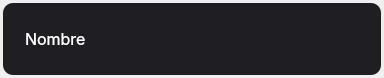
<?xml version="1.0" encoding="UTF-8"?>
<ui version="4.0">
 <class>board_mini</class>
 <widget class="QWidget" name="board_mini">
  <property name="geometry">
   <rect>
    <x>0</x>
    <y>0</y>
    <width>384</width>
    <height>78</height>
   </rect>
  </property>
  <property name="maximumSize">
   <size>
    <width>16777215</width>
    <height>78</height>
   </size>
  </property>
  <property name="windowTitle">
   <string>Form</string>
  </property>
  <property name="styleSheet">
   <string notr="true">QFrame#mini_frame{
	border-radius: 10px;
	background-color: #1f1f23;
}

QFrame#mini_frame:hover{
	background-color: #333333;
}

QLabel{
	color: white;
}</string>
  </property>
  <layout class="QHBoxLayout" name="horizontalLayout">
   <property name="leftMargin">
    <number>3</number>
   </property>
   <property name="topMargin">
    <number>3</number>
   </property>
   <property name="rightMargin">
    <number>3</number>
   </property>
   <property name="bottomMargin">
    <number>3</number>
   </property>
   <item>
    <widget class="QFrame" name="mini_frame">
     <property name="cursor">
      <cursorShape>PointingHandCursor</cursorShape>
     </property>
     <property name="frameShape">
      <enum>QFrame::StyledPanel</enum>
     </property>
     <property name="frameShadow">
      <enum>QFrame::Raised</enum>
     </property>
     <layout class="QHBoxLayout" name="horizontalLayout_2">
      <item>
       <widget class="QLabel" name="lbl_tarjeta">
        <property name="sizePolicy">
         <sizepolicy hsizetype="Minimum" vsizetype="Minimum">
          <horstretch>0</horstretch>
          <verstretch>0</verstretch>
         </sizepolicy>
        </property>
        <property name="text">
         <string/>
        </property>
        <property name="pixmap">
         <pixmap resource="resources.qrc">:/board/images/board_small.png</pixmap>
        </property>
       </widget>
      </item>
      <item>
       <widget class="QLabel" name="lbl_nombre">
        <property name="font">
         <font>
          <family>Inter</family>
          <pointsize>12</pointsize>
         </font>
        </property>
        <property name="text">
         <string>Nombre</string>
        </property>
       </widget>
      </item>
      <item>
       <widget class="QWidget" name="widget_tags" native="true">
        <property name="styleSheet">
         <string notr="true">QLabel{
	font: 9pt &quot;Inter&quot;;
	padding: 3px;
	color: white;
	background-color: #666;
	border-radius: 5px;
}

QLabel:hover{
	background-color: #555;
}</string>
        </property>
        <layout class="QHBoxLayout" name="horizontalLayout_3">
         <property name="leftMargin">
          <number>0</number>
         </property>
         <property name="topMargin">
          <number>0</number>
         </property>
         <property name="rightMargin">
          <number>0</number>
         </property>
         <property name="bottomMargin">
          <number>0</number>
         </property>
        </layout>
       </widget>
      </item>
      <item>
       <spacer name="horizontalSpacer">
        <property name="orientation">
         <enum>Qt::Horizontal</enum>
        </property>
        <property name="sizeHint" stdset="0">
         <size>
          <width>40</width>
          <height>20</height>
         </size>
        </property>
       </spacer>
      </item>
      <item>
       <widget class="QWidget" name="widget_sensores" native="true"/>
      </item>
     </layout>
    </widget>
   </item>
  </layout>
 </widget>
 <resources>
  <include location="resources.qrc"/>
 </resources>
 <connections/>
</ui>
